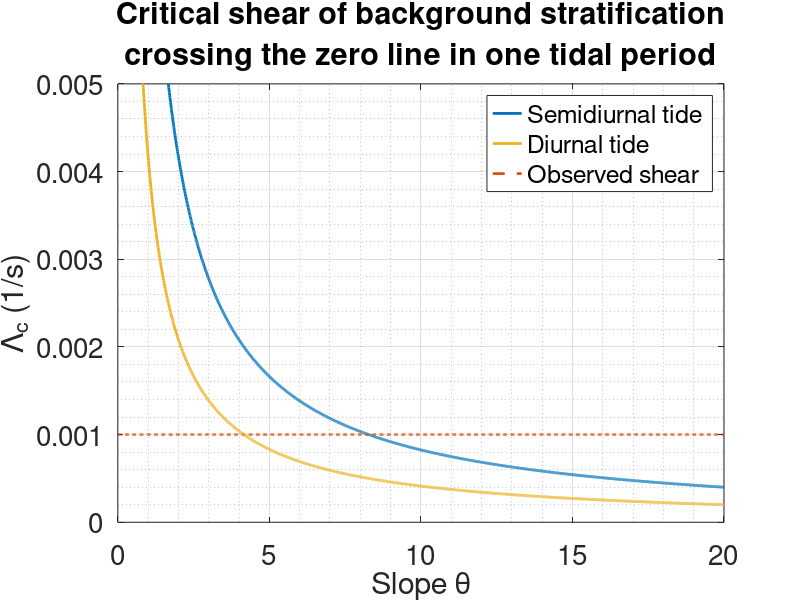

Write MATLAB code to recreate this figure. (Note: this script raises an error after producing the figure.)

clear
fontsize = 20;
topo_parm = 0:0.01:20;
Ptide_parm = [1 2]*43200;

Ptide = Ptide_parm(1);
omega_m2 = 2*pi/Ptide;

Ptide = Ptide_parm(2);
omega_k1 = 2*pi/Ptide;

NT = length(topo_parm);
for nt = 1:NT
    topo = topo_parm(nt);    
    critical_convec_shear_m2(nt) = cotd(topo)*omega_m2;
    critical_convec_shear_k1(nt) = cotd(topo)*omega_k1;
end

% topo_parm_plot = topo_parm/180*pi;
topo_parm_plot = topo_parm;
figure(11)
clf;
set(gcf,'color','w','Position',[133 306 717 582]);
l1 = plot(topo_parm_plot,critical_convec_shear_m2,'LineWidth',2);
hold on;
sp1 =plot([0 topo_parm_plot],1e-3*ones(1,length(critical_convec_shear_m2)+1),...
    '--','LineWidth',2);
l2 = plot(topo_parm_plot,critical_convec_shear_k1,'LineWidth',2);

legend([l1 l2 sp1],'Semidiurnal tide','Diurnal tide','Observed shear')
grid on;grid minor;
set(gca,'Fontsize',fontsize);
ylabel('\Lambda_c (1/s)')
xlabel('Slope \theta')
title({'Critical shear of background stratification',...
    'crossing the zero line in one tidal period'})
ylim([0 5]*1e-3)

%%



clear;
fontsize = 20;

load('CriticalShear.mat')
% %%
% 
% figure(1)
% set(gcf,'color','w','Position',[133 306 717 582]);
% semilogy(Shear_parm,Ri_min,'LineWidth',2)
% hold on;plot(Shear_parm,0.25*ones(1,length(Shear_parm)),'-.','LineWidth',2)
% grid on;
% set(gca,'Fontsize',fontsize);
% ylabel('Ri_{min}')
% xlabel('Shear (1/s)')
% title('Minimum Ri of the background flow','Fontsize',fontsize+3);

load_colors;

%%
topo_parm_plot = topo_parm/180*pi;

figure(2)
clf;set(gcf,'color','w');
h=pcolor(log10(Nsquare_parm),topo_parm_plot,log10(criticalShear_M2)');
shading interp;
c=colorbar;
colormap(WhiteBlueGreenYellowRed(0));
hold on;
l1 = contour(log10(Nsquare_parm),topo_parm_plot,log10(criticalShear_M2)',[log10(1e-3) log10(1e-3)],'LineWidth',2,'Color',black);
l2 = plot(-6*ones(1,length(topo_parm_plot)),topo_parm_plot,'--','Color',purple);
xlabel('Background N^2 (1/s^2)')
ylabel('Slope \theta')
title({'Critical shear of background Ri \leq 1/4','\Lambda_s (1/s)'})
set(gca,'Fontsize',fontsize,...
    'XTick',[-9:1:-4],...
    'XTickLabel',{'10^{-9}','10^{-8}','10^{-7}','10^{-6}','10^{-5}','10^{-4}'});
c.Ticks=[-4 -3.5 -3 -2.5 -2];
c.TickLabels = {'10^{-4}','10^{-3.5}','10^{-3}','10^{-2.5}','10^{-2}'};

%%

zcolor=log10(Nsquare_parm);
cmap = colormap(WhiteBlueGreenYellowRed(8));
zmap = linspace( min(zcolor), max(zcolor), length(cmap));

figure(3)
clf;set(gcf,'color','w');
i=1;
color = interp1( zmap, cmap, zcolor(i));
loglog(Bu(i,:),criticalShear_M2(i,:),'LineWidth',1.5,'Color',color);
hold on;
for i=2:length(Nsquare_parm)
% for i=10
    color = interp1( zmap, cmap, zcolor(i));
    loglog(Bu(i,:),criticalShear_M2(i,:),'LineWidth',1.5,'Color',color);
end
loglog(0:0.005:70,0.8e-3*ones(1,length(0:0.005:70)),'LineWidth',1.5,'Color',black);
set(gca,'Fontsize',fontsize)
xlabel('Slope Burger number Bu = \theta N/f')
ylabel('\Lambda_s (1/s)')
title({'Critical shear of minimum background Ri \leq 1/4','for different background N^2'})
clim([min(zcolor), max(zcolor)])
c=colorbar;
c.Ticks=-9:1:-4;
c.TickLabels = {'10^{-9}','10^{-8}','10^{-7}','10^{-6}','10^{-5}','10^{-4}'};
grid on;


%%

figure(4)
clf;set(gcf,'color','w');
h=pcolor(log10(Nsquare_parm),topo_parm_plot,log10(Bu)');
shading interp;
c=colorbar;
colormap(WhiteBlueGreenYellowRed(0));
hold on;
% l1 = contour(log10(Nsquare_parm),topo_parm_plot,log10(Bu)',[log10(0.8e-3) log10(0.8e-3)],'LineWidth',2,'Color',black);
% l2 = plot(-6*ones(1,length(topo_parm_plot)),topo_parm_plot,'--','Color',purple);
xlabel('Background N^2 (1/s^2)')
ylabel('Slope \theta')
title('Slope Burger number Bu = \theta N/f')
set(gca,'Fontsize',fontsize,...
    'XTick',[-9:1:-4],...
    'XTickLabel',{'10^{-9}','10^{-8}','10^{-7}','10^{-6}','10^{-5}','10^{-4}'});
c.Ticks=[-2 -1 0 1];
c.TickLabels = {'0.01','0.1','1','10'};



%%


zcolor=topo_parm_plot;
cmap = colormap(WhiteBlueGreenYellowRed(8));
zmap = linspace( min(zcolor), max(zcolor), length(cmap));

figure(5)
clf;set(gcf,'color','w');
i=1;
color = interp1( zmap, cmap, zcolor(i));
loglog(Bu(:,i),criticalShear_M2(:,i),'LineWidth',1.5,'Color',color);
hold on;
for i=2:length(topo_parm)
% for i=10
    color = interp1( zmap, cmap, zcolor(i));
    loglog(Bu(:,i),criticalShear_M2(:,i),'LineWidth',1.5,'Color',color);
end
loglog(0:0.005:70,0.8e-3*ones(1,length(0:0.005:70)),'LineWidth',1.5,'Color',black);
set(gca,'Fontsize',fontsize)
xlabel('Slope Burger number Bu = \theta N/f')
ylabel('\Lambda_s (1/s)')
title({'Critical shear of minimum background Ri \leq 1/4','for different topographic slope \theta'})
clim([min(zcolor), max(zcolor)])
c=colorbar;
% c.Ticks=-9:1:-4;
% c.TickLabels = {'10^{-9}','10^{-8}','10^{-7}','10^{-6}','10^{-5}','10^{-4}'};
grid on;
